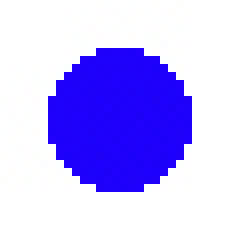
#> input picture task_2/images/hog_test/circle.jpg, 30 x 30 px (shown 8 times larger)
$ python 02_simple_hog.py   (older library calls are emulated)
#> lines starting #> are read from the running program, lines starting #| are printed output that depends on the picture; after the words box and inside, x2 and y2 are one past the last pixel; in counts of white or black regions, pixels touching at a corner belong together
#> further down, test is the input picture: shape (30, 30, 3); mean B, G, R 253.7, 182.5, 190.9
import numpy as np
import cv2
import math
import matplotlib
matplotlib.use('TkAgg')
import matplotlib.pyplot as plt
import glob

###############################################################
#
# Write your own descriptor / Histogram of Oriented Gradients
#
###############################################################


def plot_histogram(hist, bins):
    width = 0.7 * (bins[1] - bins[0])
    center = (bins[:-1] + bins[1:]) / 2
    plt.bar(center, hist, align='center', width=width)
    plt.show()


def compute_simple_hog(imgcolor, keypoints):

    # convert color to gray image and extract feature in gray
    gray = cv2.cvtColor(imgcolor, cv2.COLOR_BGR2GRAY)
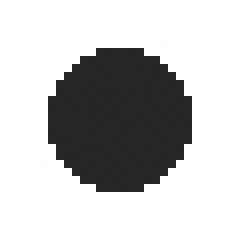
#> gray: shape (30, 30) (shown 8 times larger); min 37, max 255, mean 193.1

    # compute x and y gradients
    sobelx = cv2.Sobel(gray, cv2.CV_32F, 1, 0, ksize=3)
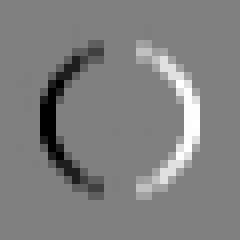
#> sobelx: shape (30, 30) float32 (shown 8 times larger); min -869, max 870, mean 0; drawn with min black and max white
    sobely = cv2.Sobel(gray, cv2.CV_32F, 0, 1, ksize=3)
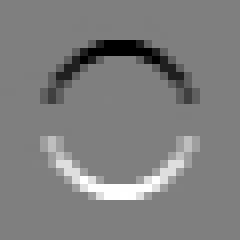
#> sobely: shape (30, 30) float32 (shown 8 times larger); min -869, max 870, mean 0; drawn with min black and max white

    # compute magnitude and angle of the gradients
    magnitude = cv2.magnitude(sobelx, sobely)
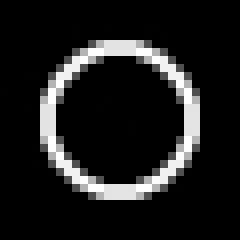
#> magnitude: shape (30, 30) float32 (shown 8 times larger); min 0, max 971.8, mean 111.3; drawn with min black and max white
    phase = cv2.phase(sobelx, sobely, True)
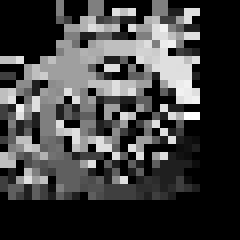
#> phase: shape (30, 30) float32 (shown 8 times larger); min 0, max 6.28, mean 1.6; drawn with min black and max white

    # go through all keypoints and compute feature vector
    descr = np.zeros((len(keypoints), 8), np.float32)
    count = 0
    for kp in keypoints:
        # print kp.pt, kp.size
        print('kp:{}, size:{}'.format(kp.pt, kp.size))
        x = int(kp.pt[0])
        y = int(kp.pt[1])
        size = int(kp.size) >> 1
        # extract angle in keypoint sub window
        phase_kp = phase[x-size:x+size, y-size:y+size]

        # extract gradient magnitude in keypoint subwindow
        magnitude_kp = magnitude[x-size:x+size, y-size:y+size]

        # create histogram of angle in subwindow BUT only where magnitude of gradients is non zero! Why? Find an
        # answer to that question use np.histogram
        non_zero_angle = phase_kp[magnitude_kp != 0]

        (hist, bins) = np.histogram(non_zero_angle, bins=[0, 1, 2, 3, 4, 5, 6, 7, 8])
        plot_histogram(hist, bins)
        descr[count] = hist
#> this loop made 1 pass
#> (hist, bins, width in plot_histogram, center in plot_histogram) on pass 1: ([15, 8, 12, 28, 9, 11, 0, 0], [0, 1, 2, 3, 4, 5, 6, 7, 8], 0.7, [0.5, 1.5, 2.5, 3.5, 4.5, 5.5, 6.5, 7.5])
#> pass 1, in plot_histogram, `plt.show()`:
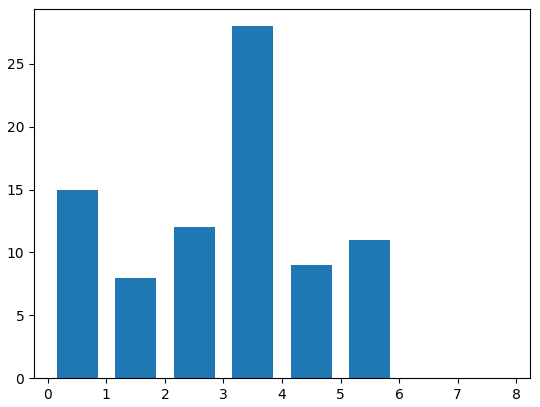
#> figure drawn by matplotlib, 1 panel; tallest bar 28 high, from x = 3.15 to 3.85

    return descr


keypoints = [cv2.KeyPoint(15, 15, 11)]

# test for all test images
test = cv2.imread('./images/hog_test/circle.jpg')
descriptor = compute_simple_hog(test, keypoints)

$ run again, with task_2/images/hog_test/diag.jpg copied over task_2/images/hog_test/circle.jpg
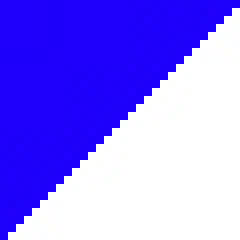
#> input picture task_2/images/hog_test/diag.jpg, 30 x 30 px (shown 8 times larger)
#> test is the input picture: shape (30, 30, 3); mean B, G, R 252.9, 123.3, 138.9
#> in compute_simple_hog, `phase = cv2.phase(sobelx, sobely, True)`:
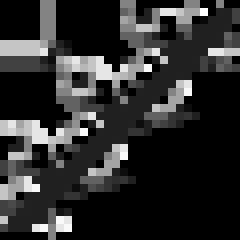
#> phase: shape (30, 30) float32 (shown 8 times larger); min 0, max 6.09, mean 1.11; drawn with min black and max white
#> the loop in compute_simple_hog, `for kp in keypoints:` made 1 pass
#> (hist, bins, width in plot_histogram, center in plot_histogram) on pass 1: ([58, 9, 3, 7, 4, 4, 0, 0], [0, 1, 2, 3, 4, 5, 6, 7, 8], 0.7, [0.5, 1.5, 2.5, 3.5, 4.5, 5.5, 6.5, 7.5])
#> pass 1, in plot_histogram, `plt.show()`:
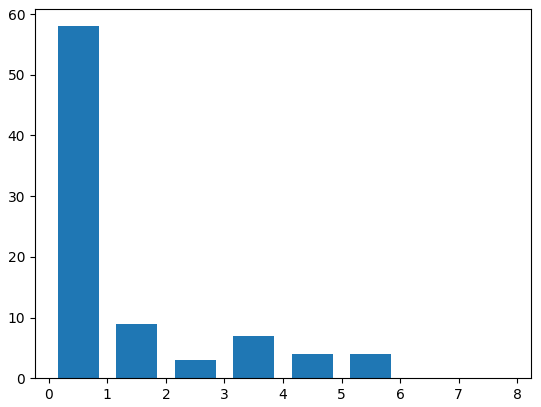
#> figure drawn by matplotlib, 1 panel; tallest bar 58 high, from x = 0.15 to 0.85

$ run again, with task_2/images/hog_test/horiz.jpg copied over task_2/images/hog_test/circle.jpg
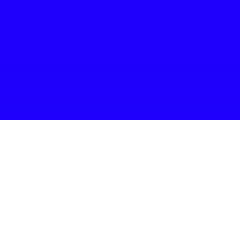
#> input picture task_2/images/hog_test/horiz.jpg, 30 x 30 px (shown 8 times larger)
#> test is the input picture: shape (30, 30, 3); mean B, G, R 253.3, 127.6, 142.9
#> in compute_simple_hog, `gray = cv2.cvtColor(imgcolor, cv2.COLOR_BGR2GRAY)`:
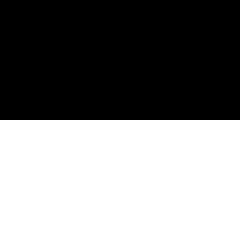
#> gray: shape (30, 30) (shown 8 times larger); values 38 (black) and 255 (white), 50% white; 1 white region, box (x1, y1, x2, y2) and area: (0, 15, 30, 30) 450
#> sobelx: shape (30, 30) float32; every value is 0
#> sobely: shape (30, 30) float32; values 0 (black) and 868 (white), 6.7% white in thin lines or dots, all inside (x1, y1, x2, y2) = (0, 14, 30, 16)
#> the loop in compute_simple_hog, `for kp in keypoints:` made 1 pass
#> (hist, bins, width in plot_histogram, center in plot_histogram) on pass 1: ([0, 20, 0, 0, 0, 0, 0, 0], [0, 1, 2, 3, 4, 5, 6, 7, 8], 0.7, [0.5, 1.5, 2.5, 3.5, 4.5, 5.5, 6.5, 7.5])
#> pass 1, in plot_histogram, `plt.show()`:
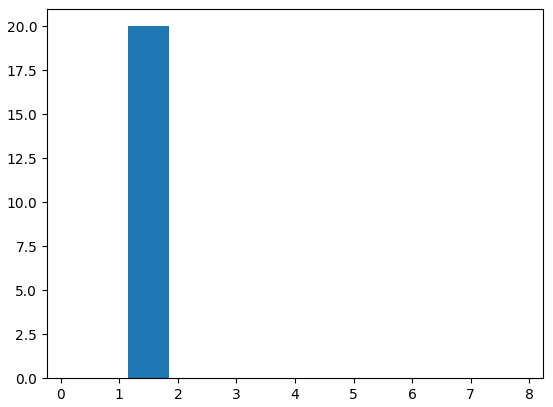
#> figure drawn by matplotlib, 1 panel; tallest bar 20 high, from x = 1.15 to 1.85
